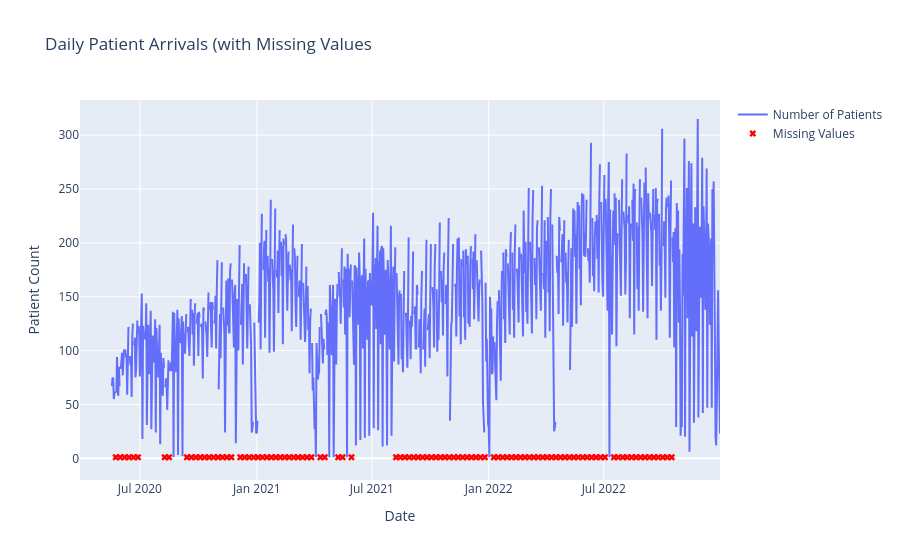

The notebook cell this image was saved under:
### Markdown cell above
## Visualize the Data

### Code cell
fig = go.Figure()

# Add scatter trace for patients
fig.add_trace(go.Scatter(x=df.index, y=df['Patients'], 
                          mode='lines', 
                          name='Number of Patients'))

# Add markers for missing values
missing_dates = df[df['Patients'].isna()].index
missing_values_trace = go.Scatter(x=missing_dates, y=[df['Patients'].min()]*len(missing_dates),
                                  mode='markers', marker=dict(color='red', symbol='x'),
                                  name='Missing Values')
fig.add_trace(missing_values_trace)

# Set plot title and axis labels
fig.update_layout(title='Daily Patient Arrivals (with Missing Values',
                  xaxis_title='Date', yaxis_title='Patient Count')

# Show plot
fig.show()
